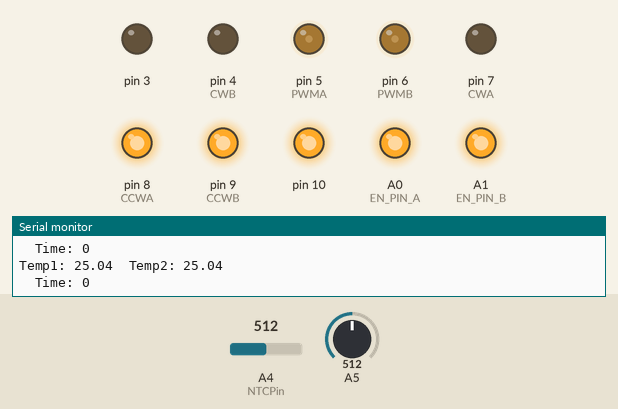
Bench run of a sketch on a simulated Arduino Uno, built with avr-gcc and run on an emulated ATmega328P. On the bench: output pins drawn as LEDs (lit = HIGH), the last lines printed to the serial monitor. The inputs (shaded band) are chosen by the test bench; at power-on: A4 (NTCPin) = 512, A5 = 512.

Above: at 1.2 s.
1.3 s: A4 (NTCPin) set to 716
4.3 s: A5 set to 306
At 5.8 s:
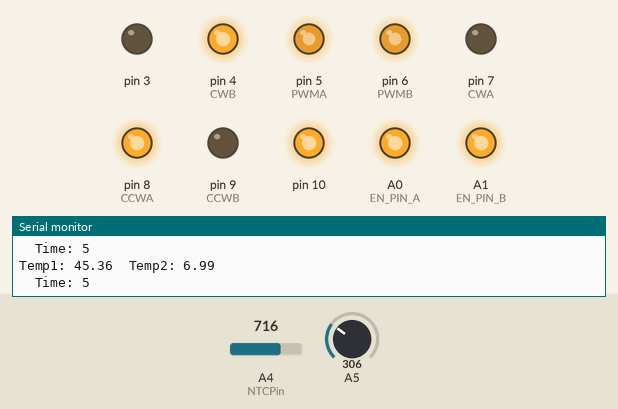
6.1 s: A5 set to 476
At 6.51 s:
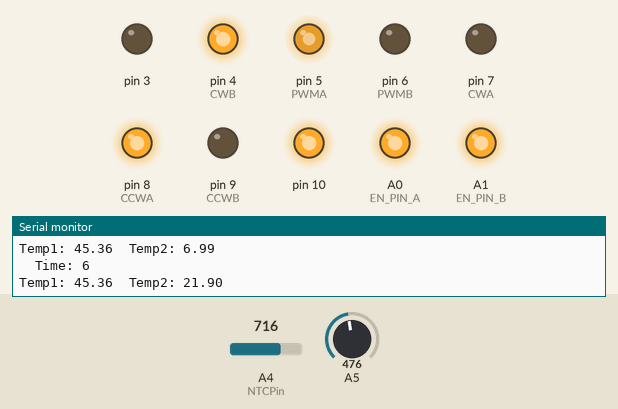
8.1 s: A5 set to 488
At 9.2 s:
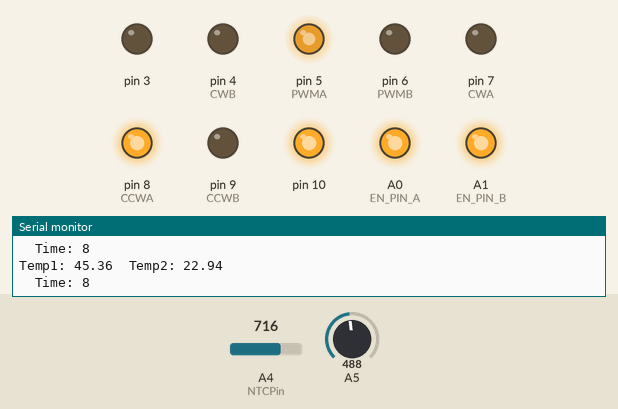
9.8 s: A4 (NTCPin) set to 511
At 10.15 s:
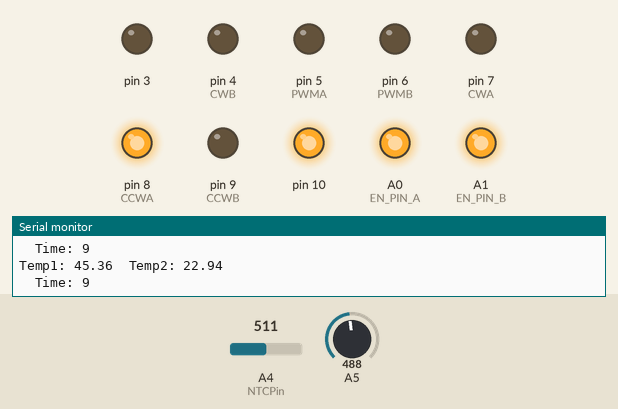
11.7 s: A5 set to 511
At 18.5 s:
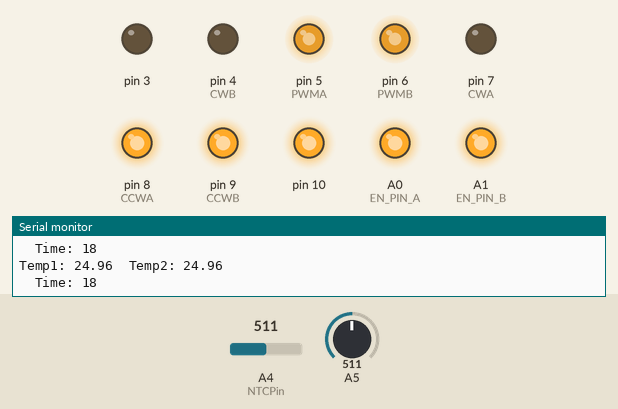
Timing chart, 0 to 19.1 s (numbered marks = the images above; inputs shaded):
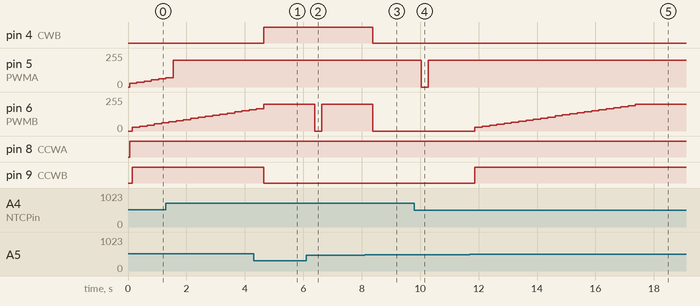

The sketch:

Arduino_Monster_Moto_Shield_Controller.ino
```cpp
#include <Wire.h>
#include <Time.h>
#include <PID_v1.h>

//these lines are for setting ramp. period is the time between increases in temperature.
unsigned long periodt = 600000; //calculated as ms, so 1000ms = 1s
unsigned long perioda = 300000; //calculated as ms, so 1000ms = 1s
unsigned long co2_time = 120000; //waiting time between start of the experiment and the first temp increase.

#define histeresis 0.1 // this defines how close it gets to setpoint.

boolean change;
boolean ramp;
boolean heating;
boolean counter;

//Set pins from monster
//direction of one side
#define CWA  7
#define CCWA 8
#define PWMA 5
//direction of the other one
#define CWB  4
#define CCWB 9
#define PWMB 6

//enable pins
#define EN_PIN_A A0
#define EN_PIN_B A1

//setting of thermistor
#define SERIESRESISTOR 10000
#define NOMINAL_RESISTANCE 10000
#define NOMINAL_TEMPERATURE 25
#define BCOEFFICIENT 3950


double setpoint1, setpoint2, Average, Input, OutputE, OutputC, OutputD, OutputF, temp1, temp2;
unsigned long init_time, interval, initial_time, currentMillis, previousMillis;
int EN_PIN_1, EN_PIN_2;
PID myPID1(&temp1, &OutputC, &setpoint1,10,40,5, DIRECT);
PID myPID2(&temp1, &OutputE, &setpoint1,10,40,5, REVERSE);
PID myPID3(&temp2, &OutputD, &setpoint2,10,40,5, DIRECT);
PID myPID4(&temp2, &OutputF, &setpoint2,10,40,5, REVERSE);


void setup(){
  pinMode(EN_PIN_A, OUTPUT);
  pinMode(EN_PIN_B, OUTPUT);
  pinMode(PWMA, OUTPUT);
  pinMode(PWMB, OUTPUT);
  pinMode(CWA, OUTPUT);
  pinMode(CWB, OUTPUT);
  pinMode(CCWA, OUTPUT);
  pinMode(CCWB, OUTPUT);
  pinMode(A4, INPUT);
  pinMode(A5, INPUT);
  pinMode(10,OUTPUT);
  pinMode(3,OUTPUT);
  pinMode(4,OUTPUT);

  digitalWrite(EN_PIN_A, HIGH);
  digitalWrite(EN_PIN_B, HIGH);
  digitalWrite(10,HIGH);
  digitalWrite(3,LOW);
  digitalWrite(2,LOW);
  myPID1.SetOutputLimits(0,200);
  myPID1.SetMode(MANUAL);
  myPID2.SetOutputLimits(0,200);
  myPID2.SetMode(MANUAL);
  myPID3.SetOutputLimits(0,200);
  myPID3.SetMode(MANUAL);
  myPID4.SetOutputLimits(0,200);
  myPID4.SetMode(MANUAL);
  setpoint1=23;
  setpoint2=23;
  ramp = false;
  change = false;
  heating = false;
  interval = 1;
  Serial.begin(9600);
  Serial.print("Setpoint1: ");
  Serial.print(setpoint1);
  Serial.print("Setpoint2: ");
  Serial.println(setpoint2);

}

void loop(){
  currentMillis = millis();
  initial_time = currentMillis;
  previousMillis = currentMillis;
  return_interval(initial_time);
  Serial.print("Secs since start: ");
  int secs = initial_time/1000;
  Serial.println(secs);
  Serial.print("interval: ");
  Serial.println(interval);
  if (interval % 2 == 0){
    heating = true;
  }
  else{
    heating = false;
    }
  if (!heating){
    currentMillis = millis();
    init_time = millis();
    while ((currentMillis - init_time) <  perioda){
      if ((currentMillis - init_time) <  co2_time){
        digitalWrite(3,LOW);
        digitalWrite(2,LOW);
        }
      else{
        digitalWrite(3,LOW);
        digitalWrite(2,LOW);
      }
      setpoint1 = 23.0;
      setpoint2 = 23.0;
      temp1=Thermister1();
      temp2=Thermister2();
      controlTemp1();
      controlTemp2();
      currentMillis = millis();
      Serial.print("Temp1: ");
      Serial.print(temp1);
      Serial.print("  Temp2: ");
      Serial.println(temp2);
      Serial.print("  Time: ");
      Serial.print(currentMillis/1000);
      Serial.println("");
        }
  init_time = millis();
  }
  else{
    while ((currentMillis - init_time) <  periodt){
      if ((currentMillis - init_time) <  co2_time){
        digitalWrite(3,HIGH);
        digitalWrite(2,HIGH);
        }
      else{
        digitalWrite(3,LOW);
        digitalWrite(2,LOW);
      }
      setpoint2 = calc_setpoint(interval);
      setpoint1 = 23.0;
      temp1=Thermister1();
      temp2=Thermister2();
      controlTemp1();
      controlTemp2();
      currentMillis = millis();
      Serial.print("Temp1: ");
      Serial.print(temp1);
      Serial.print("  Temp2: ");
      Serial.println(temp2);
      Serial.print("Setpoint1: ");
      Serial.print(setpoint1);
      Serial.print("  Setpoint2: ");
      Serial.println(setpoint2);
      Serial.print("  Time: ");
      Serial.print(currentMillis/1000);
      Serial.println("");
    }
  }
}

int calc_setpoint (int interval){
  int setpoint2;
  setpoint2 = 23.0;
  if (interval == 2){
    setpoint2 = 31.0;
  }
  else if (interval == 4){
    setpoint2 = 37.0;
  }
  else if (interval == 6){
    setpoint2 = 42.0;
  }
  else if (interval == 8){
    setpoint2 = 47.0;
  }
  else if (interval == 10){
    setpoint2 = 52;
  }
  return setpoint2;
}

void return_interval(int initial_time){
  currentMillis = millis();
  unsigned long periodt = 600000; //calculated as ms, so 1000ms = 1s
  unsigned long perioda = 300000; //calculated as ms, so 1000ms = 1s
  counter = false;
   if (interval % 2 == 0){
    counter  = true;
  }
  else{
    counter = false;
    }
   if (!counter){
    if ((currentMillis - initial_time) >=  perioda){
    interval +=1;
  }
   }
  else{
    if ((currentMillis - initial_time) >=  periodt){
    interval +=1;
  }
   }
}


double Thermister1() {  //Function to perform the fancy math of the Steinhart-Hart equation
  byte NTCPin = A4;
  float ADCvalue;
  float Resistance;
  ADCvalue = sample(NTCPin);
  Resistance = (1023 / ADCvalue) - 1;
  Resistance = SERIESRESISTOR * Resistance;
  float steinhart;
  steinhart = Resistance / NOMINAL_RESISTANCE; // (R/Ro)
  steinhart = log(steinhart); // ln(R/Ro)
  steinhart /= BCOEFFICIENT; // 1/B * ln(R/Ro)
  steinhart += 1.0 / (NOMINAL_TEMPERATURE + 273.15); // + (1/To)
  steinhart = 1.0 / steinhart; // Invert
  steinhart -= 273.15; // convert to C
  return steinhart;
}
//
double Thermister2(){  //Function to perform the fancy math of the Steinhart-Hart equation
  byte NTCPin = A5;
  float ADCvalue;
  float Resistance;
  ADCvalue = sample(NTCPin);
  Resistance = (1023 / ADCvalue) - 1;
  Resistance = SERIESRESISTOR * Resistance;
  float steinhart;
  steinhart = Resistance / NOMINAL_RESISTANCE; // (R/Ro)
  steinhart = log(steinhart); // ln(R/Ro)
  steinhart /= BCOEFFICIENT; // 1/B * ln(R/Ro)
  steinhart += 1.0 / (NOMINAL_TEMPERATURE + 273.15); // + (1/To)
  steinhart = 1.0 / steinhart; // Invert
  steinhart -= 273.15; // convert to C
  return steinhart;
}


void controlTemp1() {
  if (temp1<setpoint1-histeresis){
     myPID1.SetMode(AUTOMATIC);
     myPID1.Compute();
     myPID2.SetMode(MANUAL);
     OutputE=0;
     analogWrite(PWMA, OutputC);
     digitalWrite(CWA,HIGH);
     digitalWrite(CCWA,LOW);
     }
  if ((temp1>setpoint1-histeresis) && (temp1<setpoint1+histeresis)){
     myPID1.SetMode(MANUAL);
     OutputC=0;
     myPID2.SetMode(MANUAL);
     OutputE=0;
     analogWrite(PWMA, 0);
     digitalWrite(CWA,LOW);
     digitalWrite(CCWA,LOW);
     }
   if (temp1>setpoint1+histeresis){
     myPID2.SetMode(AUTOMATIC);
     myPID2.Compute();
     myPID1.SetMode(MANUAL);
     OutputC=0;
     analogWrite(PWMA, OutputE);
     digitalWrite(CWA,LOW);
     digitalWrite(CCWA,HIGH);
     }
     delay (100);
}

void controlTemp2() {
  if (temp2<setpoint2-histeresis){
     myPID3.SetMode(AUTOMATIC);
     myPID3.Compute();
     myPID4.SetMode(MANUAL);
     OutputF=0;
     analogWrite(PWMB, OutputD);
     digitalWrite(CWB,HIGH);
     digitalWrite(CCWB,LOW);
     }
  if ((temp2>setpoint2-histeresis) && (temp2<setpoint2+histeresis)){
     myPID3.SetMode(MANUAL);
     OutputD=0;
     myPID4.SetMode(MANUAL);
     OutputF=0;
     analogWrite(PWMB, 0);
     digitalWrite(CWB,LOW);
     digitalWrite(CCWB,LOW);
     }
   if (temp2>setpoint2+histeresis){
     myPID4.SetMode(AUTOMATIC);
     myPID4.Compute();
     myPID3.SetMode(MANUAL);
     OutputD=0;
     analogWrite(PWMB, OutputF);
     digitalWrite(CWB,LOW);
     digitalWrite(CCWB,HIGH);
     }
     delay (100);
}


float sample(byte z)
/* This function will read the Pin 'z' 5 times and take an average.
 */
{
  byte i;
  float sval = 0;
  for (i = 0; i < 200; i++)
  {
  sval = sval + analogRead(z);// sensor on analog pin 'z'
  }
  sval = sval / 200.0;    // average
  return sval;
}
```

Measured:
- the behaviour switches between 487 and 488 on A5 (found by bisection; images 2 and 3)
- after the input at 4.3 s, pin 4 (CWB): LOW → HIGH after 0.34 s; pin 9 (CCWB): HIGH → LOW after 0.34 s
- after the input at 6.1 s, pin 6 (PWMB): 200/255 → 0/255 after 0.29 s, → 200/255 0.25 s later
- after the input at 8.1 s, pin 4 (CWB): HIGH → LOW after 0.29 s; pin 6 (PWMB): 200/255 → 0/255 after 0.29 s
- after the input at 9.8 s, pin 5 (PWMA): 200/255 → 0/255 after 0.23 s, → 200/255 0.25 s later
- after the input at 11.7 s, pin 6 (PWMB): moves from 0/255 to 200/255 over 5.7 s, starting after 0.18 s; pin 9 (CCWB): LOW → HIGH after 0.18 s
